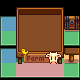

Below is a game level as drawn by its tile map, then a one-line description and the .tmx file that defines it, in full:
An orthogonal 5x5 tile map with 16x16 px tiles, 7 tile layers (Back, Back5, Buildings, Buildings1, ...), 4 tilesets.

<map version="1.10" tiledversion="1.10.2" orientation="orthogonal" renderorder="right-down" compressionlevel="0" width="5" height="5" tilewidth="16" tileheight="16" infinite="0" nextlayerid="21" nextobjectid="59">
 <properties>
  <property name="AllowGiantCrops" value="T" />
  <property name="CanBuildHere" value="T" />
  <property name="EnableGrassSpread" value="T" />
  <property name="Fall_Objects" value="T" />
  <property name="FarmFishLocationOverride" value="Mountain 0.5" />
  <property name="ForceAllowTreePlanting" value="T" />
  <property name="IsFarm" value="T" />
  <property name="LocationContext" value="Default" />
  <property name="LooserBuildRestrictions" value="T" />
  <property name="Outdoors" value="T" />
  <property name="Spring_Objects" value="T" />
  <property name="Summer_Objects" value="T" />
  <property name="Winter_Objects" value="T" />
 </properties>
 <tileset firstgid="1" name="Festivals" tilewidth="16" tileheight="16" tilecount="1024" columns="32">
  <image source="Festivals.png" width="512" height="512" />
 </tileset>
 <tileset firstgid="1025" name="marnie" tilewidth="16" tileheight="16" tilecount="3" columns="3">
  <image source="marnie.png" width="48" height="20" />
 </tileset>
 <tileset firstgid="1028" name="Craftables" tilewidth="16" tileheight="16" tilecount="736" columns="8">
  <image source="Craftables.png" width="128" height="1472" />
 </tileset>
 <tileset firstgid="1764" name="furniture" tilewidth="16" tileheight="16" tilecount="2976" columns="32">
  <image source="furniture.png" width="512" height="1488" />
 </tileset>
 <layer id="1" name="Back" width="5" height="5">
  <data encoding="csv">
0,0,0,0,0,
0,0,0,0,0,
0,0,0,0,0,
0,0,0,0,0,
0,0,0,0,0
</data>
 </layer>
 <layer id="19" name="Back5" width="5" height="5">
  <data encoding="csv">
0,0,0,0,0,
3220,3221,3221,3221,3222,
3252,3253,3253,3253,3254,
3220,3221,3221,3221,3222,
3252,3253,3253,3253,3254
</data>
 </layer>
 <layer id="2" name="Buildings" width="5" height="5">
  <data encoding="csv">
0,0,0,0,0,
0,286,287,288,1294,
0,318,319,320,0,
0,350,351,352,1105,
0,0,0,0,0
</data>
 </layer>
 <layer id="20" name="Buildings1" width="5" height="5">
  <data encoding="csv">
0,0,0,0,0,
0,0,0,0,0,
0,0,0,0,0,
0,1025,1026,1027,0,
0,0,0,0,0
</data>
 </layer>
 <layer id="3" name="Front" width="5" height="5">
  <data encoding="csv">
0,254,255,256,0,
0,0,0,0,0,
0,0,0,0,0,
0,0,0,0,0,
0,0,0,0,0
</data>
 </layer>
 <layer id="4" name="AlwaysFront" width="5" height="5">
  <data encoding="csv">
0,0,0,0,0,
0,0,0,0,0,
0,0,0,0,0,
0,0,0,0,0,
0,0,0,0,0
</data>
 </layer>
 <layer id="5" name="Paths" width="5" height="5">
  <data encoding="csv">
0,0,0,0,0,
0,0,0,0,0,
0,0,0,0,0,
0,0,0,0,0,
0,0,0,0,0
</data>
 </layer>
 <objectgroup id="6" name="Back" />
 <objectgroup id="7" name="Buildings" />
 <objectgroup id="8" name="Front" />
 <objectgroup id="9" name="AlwaysFront" />
 <objectgroup id="10" name="Paths" />
</map>
